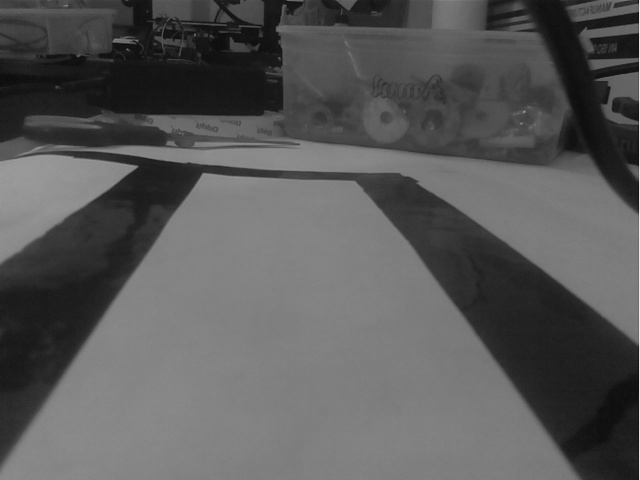
#> input picture road2.jpg, 640 x 480 px
$ jupyter execute Advance_lane_lines_detection_version_2.0.ipynb   (older library calls are emulated)
#> lines starting #> are read from the running program, lines starting #| are printed output that depends on the picture; after the words box and inside, x2 and y2 are one past the last pixel; in counts of white or black regions, pixels touching at a corner belong together; pictures that were not available may be replaced by others from this repository, and a replacement may not be noted
[cell 1]
import numpy as np
import cv2
import pandas as pd
import matplotlib.pyplot as plt

[cell 2]
def Warp(img,src,dst,inverse=False):
    img_size = (img.shape[1],img.shape[0])
    M  = cv2.getPerspectiveTransform(src,dst)
    InvM = cv2.getPerspectiveTransform(dst,src)
    if inverse:
        warped = cv2.warpPerspective(img,InvM,img_size,flags=cv2.INTER_LINEAR)
    else:
        warped = cv2.warpPerspective(img,M,img_size,flags=cv2.INTER_LINEAR)
    return warped

[cell 3]
def Binary_gradient(img):
    hls =  cv2.cvtColor(img,cv2.COLOR_BGR2HLS)
    s_channel = hls[:,:,1]
    s_thresh_min = 170
    s_thresh_max = 255
    s_binary = np.zeros_like(s_channel)
    s_binary[(s_channel >= s_thresh_min) & (s_channel <= s_thresh_max)] = 1
    return s_binary

[cell 4]
def Find_lane_pixels(binary_warped):
    # Take a histogram of the bottom half of the image
    histogram = np.sum(binary_warped[binary_warped.shape[0]//2:,:], axis=0)
    # Create an output image to draw on and visualize the result
    out_img = np.dstack((binary_warped, binary_warped, binary_warped))
    # Find the peak of the left and right halves of the histogram
    # These will be the starting point for the left and right lines
    midpoint = np.int(histogram.shape[0]//2)
    leftx_base = np.argmax(histogram[:midpoint])
    rightx_base = np.argmax(histogram[midpoint:]) + midpoint

    # HYPERPARAMETERS
    # Choose the number of sliding windows
    nwindows = 9
    # Set the width of the windows +/- margin
    margin = 100
    # Set minimum number of pixels found to recenter window
    minpix = 60

    # Set height of windows - based on nwindows above and image shape
    window_height = np.int(binary_warped.shape[0]//nwindows)
    # Identify the x and y positions of all nonzero pixels in the image
    nonzero = binary_warped.nonzero()
    nonzeroy = np.array(nonzero[0])
    nonzerox = np.array(nonzero[1])
    # Current positions to be updated later for each window in nwindows
    leftx_current = leftx_base
    rightx_current = rightx_base

    # Create empty lists to receive left and right lane pixel indices
    left_lane_inds = []
    right_lane_inds = []

    # Step through the windows one by one
    for window in range(nwindows):
        # Identify window boundaries in x and y (and right and left)
        win_y_low = binary_warped.shape[0] - (window+1)*window_height
        win_y_high = binary_warped.shape[0] - window*window_height
        win_xleft_low = leftx_current - margin
        win_xleft_high = leftx_current + margin
        win_xright_low = rightx_current - margin
        win_xright_high = rightx_current + margin

        # Draw the windows on the visualization image
        cv2.rectangle(out_img,(win_xleft_low,win_y_low),
        (win_xleft_high,win_y_high),(0,255,0), 2)
        cv2.rectangle(out_img,(win_xright_low,win_y_low),
        (win_xright_high,win_y_high),(0,255,0), 2)

        # Identify the nonzero pixels in x and y within the window #
        good_left_inds = ((nonzeroy >= win_y_low) & (nonzeroy < win_y_high) &
        (nonzerox >= win_xleft_low) &  (nonzerox < win_xleft_high)).nonzero()[0]
        good_right_inds = ((nonzeroy >= win_y_low) & (nonzeroy < win_y_high) &
        (nonzerox >= win_xright_low) &  (nonzerox < win_xright_high)).nonzero()[0]

        # Append these indices to the lists
        left_lane_inds.append(good_left_inds)
        right_lane_inds.append(good_right_inds)
        # If you found > minpix pixels, recenter next window on their mean position
        if len(good_left_inds) > minpix:
            leftx_current = np.int(np.mean(nonzerox[good_left_inds]))
        if len(good_right_inds) > minpix:
            rightx_current = np.int(np.mean(nonzerox[good_right_inds]))

    # Concatenate the arrays of indices (previously was a list of lists of pixels)
    try:
        left_lane_inds = np.concatenate(left_lane_inds)
        right_lane_inds = np.concatenate(right_lane_inds)
    except ValueError:
        # Avoids an error if the above is not implemented fully
        print("Fail to concatenate lane inds")

    # Extract left and right line pixel positions
    leftx = nonzerox[left_lane_inds]
    lefty = nonzeroy[left_lane_inds]
    rightx = nonzerox[right_lane_inds]
    righty = nonzeroy[right_lane_inds]

    return leftx, lefty, rightx, righty, out_img

[cell 5]
def fit_polynomial(binary_warped):
    x1,y1,x2,y2,_ = Find_lane_pixels(binary_warped)
    left_fit = np.polyfit(y1,x1,2)
    right_fit = np.polyfit(y2,x2,2)
    ploty = np.linspace(0,binary_warped.shape[0]-1,binary_warped.shape[0])
    try:
        left_lane = left_fit[0]*ploty**2 + left_fit[1]*ploty + left_fit[2]
        right_lane = right_fit[0]*ploty**2 + right_fit[1]*ploty + right_fit[2]
    except TypeError:
        # Avoids an error if `left` and `right_fit` are still none or incorrect
        print('The function failed to fit a line!')
        left_lane = 1*ploty**2 + 1*ploty
        right_lane = 1*ploty**2 + 1*ploty
    out_img = np.dstack((binary_warped, binary_warped, binary_warped))
    out_img[y1, x1] = [255, 0, 0]
    out_img[y2, x2] = [0, 0, 255]

  #  plt.plot(left_lane,ploty,color="orange")
   # plt.plot(right_lane,ploty,color="orange")
    poly_parameter = {"out_img":out_img,"left_fit":left_fit,"right_fit":right_fit}
    return poly_parameter

[cell 6]
def drawLine(img, para,src,dst):
    """
    Draw the lane lines on the image `img` using the poly `left_fit` and `right_fit`.
    """
    left_fit,right_fit = para["left_fit"],para["right_fit"]
    yMax = img.shape[0]
    ploty = np.linspace(0, yMax - 1, yMax)
    color_warp = np.zeros_like(img).astype(np.uint8)


    # Calculate points.
    left_fitx = left_fit[0]*ploty**2 + left_fit[1]*ploty + left_fit[2]
    right_fitx = right_fit[0]*ploty**2 + right_fit[1]*ploty + right_fit[2]

     #center of lane
    center = (yMax//2)
    left_center_x,left_center_y =int(left_fitx[center]),int(center)
    right_center_x,right_center_y =int(right_fitx[center]),int(center)

    # Recast the x and y points into usable format for cv2.fillPoly()
    pts_left = np.array([np.transpose(np.vstack([left_fitx, ploty]))])
    pts_right = np.array([np.flipud(np.transpose(np.vstack([right_fitx, ploty])))])
    pts = np.hstack((pts_left, pts_right))

    # Draw the lane onto the warped blank image
    cv2.fillPoly(color_warp, np.int_([pts]), (0,255, 0))
    cv2.polylines(color_warp, np.int_([pts_left]),False, (0,0, 255),30)
    cv2.polylines(color_warp, np.int_([pts_right]),False, (0,0,255),30)

    #center of both lane
    x_center,y_center = left_center_x + ((right_center_x - left_center_x)//2),center
    cv2.circle(color_warp,(x_center,y_center), 20, (255,255,0),-1)

    #draw lane center
    cv2.circle(color_warp,(left_center_x,left_center_y), 20, (255,0,0),-1)
    cv2.circle(color_warp,(right_center_x,right_center_y), 20, (255,0,0),-1)
    unwarp = color_warp
    #inverse warp
    newwarp = Warp(color_warp,src,dst,inverse=True)

    return (x_center,y_center),cv2.addWeighted(img, 1, newwarp, 0.7, 0),unwarp

[cell 7]
img = cv2.imread("road2.jpg")
#> img is the input picture: shape (480, 640, 3); min 11, max 237, mean 88.9
inv_img = abs(255-img)
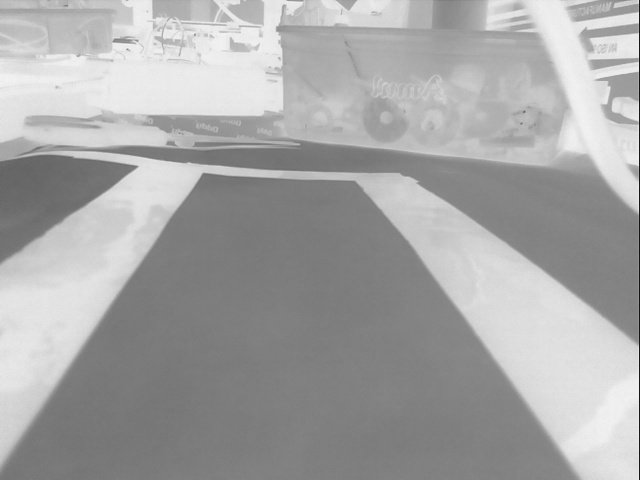
#> inv_img: shape (480, 640, 3); min 18, max 244, mean 166.1
plt.imshow(inv_img)

[cell 8]
init_ = [[450,150],[640,480],[0,480],[100,150]]
warp_ = [[640,0],[640,480],[0,480],[0,0]]
src = np.float32(init_)  #[top_right,bottom_right,bottom_left,top_left]
dst = np.float32(warp_)        #[top_right,bottom_right,bottom_left,top_left]

warped = Warp(inv_img,src,dst)
binary_warped = Binary_gradient(warped)
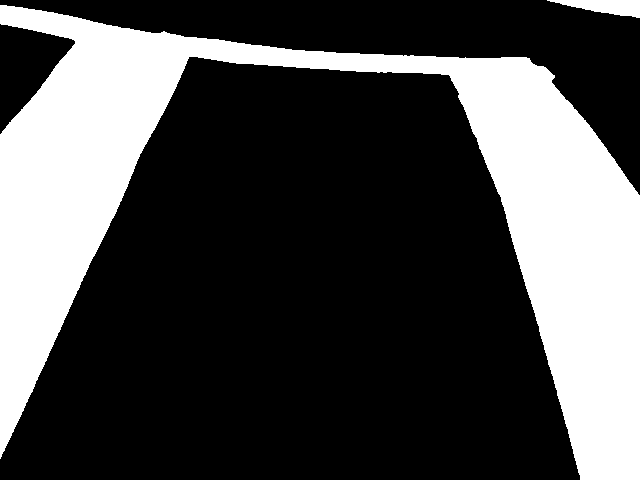
#> binary_warped: shape (480, 640); values 0 (black) and 1 (white), 29.5% white; 2 white regions, box (x1, y1, x2, y2) and area: (0, 5, 640, 480) 89606, (547, 0, 640, 18) 968
poly_para = fit_polynomial(binary_warped)
#> in Find_lane_pixels, `histogram = np.sum(binary_warped[binary_warped.shape[0]//2:,:], axis=0)`: histogram = 640 values, max 240 at index 580, min 0 at index 102, mean 52.34
#> in Find_lane_pixels, `leftx_base = np.argmax(histogram[:midpoint])`: leftx_base = 0
#> in Find_lane_pixels, `rightx_base = np.argmax(histogram[midpoint:]) + midpoint`: rightx_base = 580
#> in Find_lane_pixels, `nonzero = binary_warped.nonzero()`: nonzero = 90574 positions, rows 0 to 479, columns 0 to 639
#> in Find_lane_pixels, `leftx_current = leftx_base`: leftx_current = 0
#> in Find_lane_pixels, `rightx_current = rightx_base`: rightx_current = 580
#> the loop in Find_lane_pixels, `for window in range(nwindows):` made 9 passes
#> (win_xleft_low, win_xleft_high, win_xright_low, win_xright_high, leftx_current, rightx_current) on passes 1 to 8: (-100, 100, 480, 680, 4, 606), (-96, 104, 506, 706, 14, 598), (-86, 114, 498, 698, 26, 591), (-74, 126, 491, 691, 37, 583), (-63, 137, 483, 683, 50, 575), (-50, 150, 475, 675, 62, 563), (-38, 162, 463, 663, 77, 535), (-23, 177, 435, 635, 108, 501)
#> after the loop in Find_lane_pixels, `for window in range(nwindows):`:
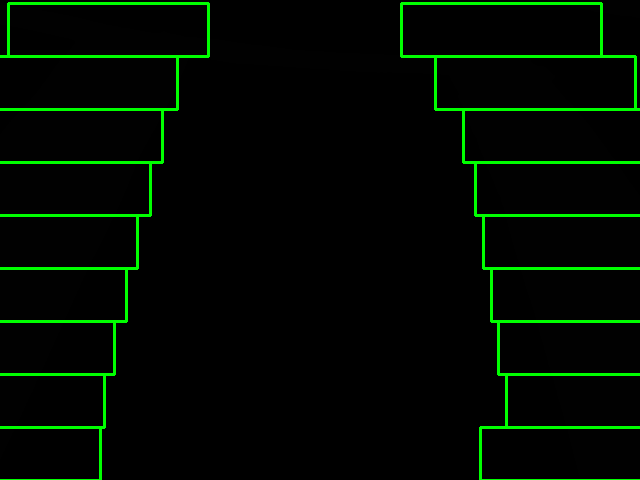
#> out_img: shape (480, 640, 3); mean of channels 0, 1, 2 0.3, 10.6, 0.3; drawn as B, G, R
#> after the loop in Find_lane_pixels, `for window in range(nwindows):`: left_lane_inds = 9 items
#> in fit_polynomial, `left_fit = np.polyfit(y1,x1,2)`: left_fit = [3.51e-05, -0.289, 120]
#> in fit_polynomial, `right_fit = np.polyfit(y2,x2,2)`: right_fit = [-0.000671, 0.604, 466.9]
#> in fit_polynomial, `left_lane = left_fit[0]*ploty**2 + left_fit[1]*ploty + left_fit[2]`: left_lane = 480 values, max 120 at index 0, min -10.59 at index 479, mean 53.35
#> in fit_polynomial, `right_lane = right_fit[0]*ploty**2 + right_fit[1]*ploty + right_fit[2]`: right_lane = 480 values, max 602.8 at index 450, min 466.9 at index 0, mean 560.2
#> poly_para = 3 items
lane_center,result,unwarp = drawLine(img,poly_para,src,dst) #pas original img
#> in drawLine, `left_fit,right_fit = para["left_fit"],para["right_fit"]`: left_fit = [3.51e-05, -0.289, 120]; right_fit = [-0.000671, 0.604, 466.9]
#> in drawLine, `left_fitx = left_fit[0]*ploty**2 + left_fit[1]*ploty + left_fit[2]`: left_fitx has the same summary as left_lane in fit_polynomial
#> in drawLine, `right_fitx = right_fit[0]*ploty**2 + right_fit[1]*ploty + right_fit[2]`: right_fitx has the same summary as right_lane in fit_polynomial
#> in drawLine, `left_center_x,left_center_y =int(left_fitx[center]),int(center)`: left_center_x = 52; left_center_y = 240
#> in drawLine, `right_center_x,right_center_y =int(right_fitx[center]),int(center)`: right_center_x = 573; right_center_y = 240
#> in drawLine, `pts_left = np.array([np.transpose(np.vstack([left_fitx, ploty]))])`: pts_left = 480 pairs, first value -10.59 to 120, second value 0 to 479
#> in drawLine, `pts_right = np.array([np.flipud(np.transpose(np.vstack([right_fitx, pl..`: pts_right = 480 pairs, first value 466.9 to 602.8, second value 0 to 479
#> in drawLine, `pts = np.hstack((pts_left, pts_right))`: pts = 960 pairs, first value -10.59 to 602.8, second value 0 to 479
#> in drawLine, `x_center,y_center = left_center_x + ((right_center_x - left_center_x)/..`: x_center = 312; y_center = 240
#> in drawLine, `cv2.circle(color_warp,(right_center_x,right_center_y), 20, (255,0,0),-1)`:
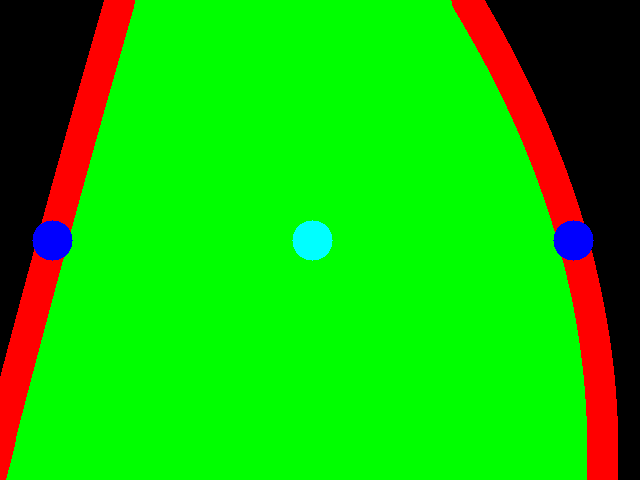
#> color_warp: shape (480, 640, 3); mean of channels 0, 1, 2 3.1, 189, 22.6; drawn as B, G, R
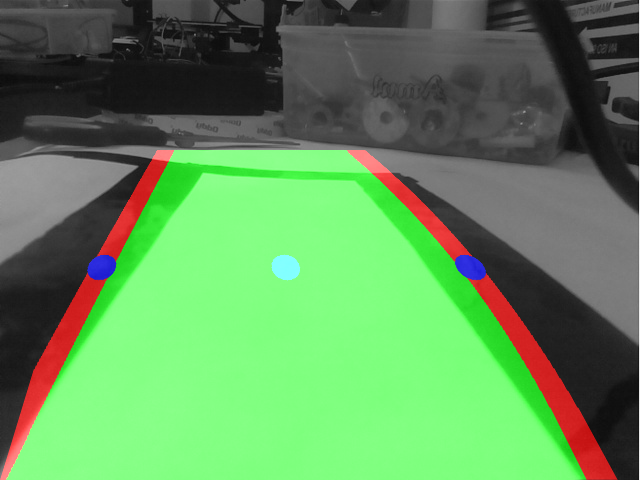
#> result: shape (480, 640, 3); mean B, G, R 89.7, 144.7, 96.7
#> lane_center = (312, 240)

cv2.line(result,tuple(init_[0]),tuple(init_[1]),(0,0,0),3,cv2.LINE_AA)  #left
cv2.line(result,tuple(init_[2]),tuple(init_[3]),(0,0,0),3,cv2.LINE_AA)  #right

plt.imshow(result)

[cell 9]
plt.imshow(unwarp)

[cell 10]
#cap = cv2.VideoCapture("CarND-Advanced-Lane-Lines-P4-master/harder_challenge_video.mp4")
cap = cv2.VideoCapture("CarND-Advanced-Lane-Lines-P4-master/project_video.mp4")
#cap = cv2.VideoCapture("CarND-Advanced-Lane-Lines-P4-master/4.mp4")

[cell 11]
init_ = [[920,190],[1500,415],[0,415],[600,190]]    #[top_right,bottom_right,bottom_left,top_left]
warp_ = [[1300,0],[1500,415],[0,415],[200,0]]       #[top_right,bottom_right,bottom_left,top_left]
src = np.float32(init_)
dst = np.float32(warp_)

while True:
    ret,frame1 = cap.read()
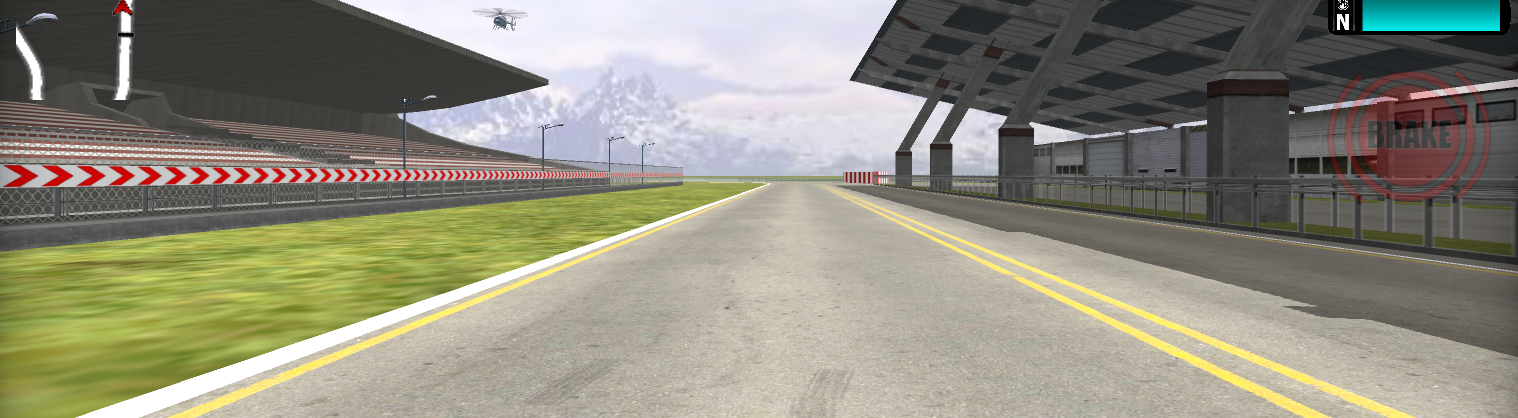
#> input picture lane.png, 1518 x 418 px, given in place of project_video.mp4, which was not available
#> frame1 is the input picture: shape (418, 1518, 3); mean B, G, R 124.2, 140, 142.3
    if ret:
        try:
            frame = frame1[280:800,:,:]
            frame = cv2.resize(frame,(1518,418))
#> frame: shape (418, 1518, 3)
            warped = Warp(frame,src,dst)
            binary_warped = Binary_gradient(warped)
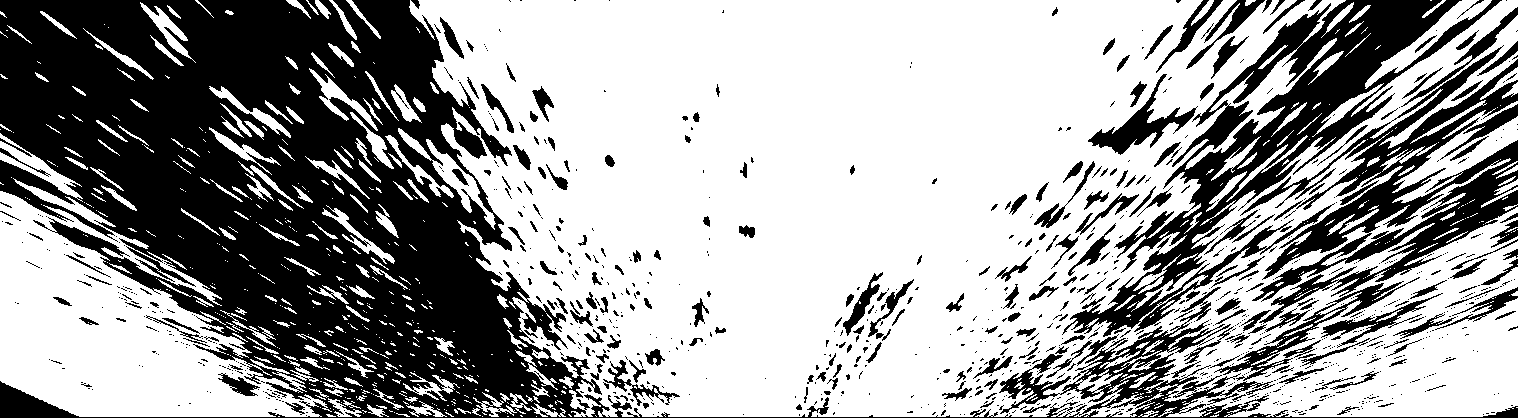
#> binary_warped: shape (418, 1518); values 0 (black) and 1 (white), 62.6% white; 1064 black regions (807 under 20 px), largest, box (x1, y1, x2, y2) and area: (0, 0, 1518, 418) 155007, (1062, 0, 1502, 337) 28691, (1240, 45, 1518, 324) 20039
            poly_para = fit_polynomial(binary_warped)
#> in Find_lane_pixels (call 2), `histogram = np.sum(binary_warped[binary_warped.shape[0]//2:,:], axis=0)`: histogram = 1518 values, max 208 at index 680, min 10 at index 460, mean 135.9
#> in Find_lane_pixels (call 2), `leftx_base = np.argmax(histogram[:midpoint])`: leftx_base = 680
#> in Find_lane_pixels (call 2), `rightx_base = np.argmax(histogram[midpoint:]) + midpoint`: rightx_base = 759
#> in Find_lane_pixels (call 2), `nonzero = binary_warped.nonzero()`: nonzero = 397253 positions, rows 0 to 416, columns 0 to 1517
#> in Find_lane_pixels (call 2), `leftx_current = leftx_base`: leftx_current = 680
#> in Find_lane_pixels (call 2), `rightx_current = rightx_base`: rightx_current = 759
#> the loop in Find_lane_pixels (call 2), `for window in range(nwindows):` made 9 passes
#> (win_xleft_low, win_xleft_high, win_xright_low, win_xright_high, leftx_current, rightx_current) on passes 1 to 8: (580, 780, 659, 859, 689, 756), (589, 789, 656, 856, 693, 755), (593, 793, 655, 855, 694, 753), (594, 794, 653, 853, 694, 752), (594, 794, 652, 852, 692, 751), (592, 792, 651, 851, 691, 750), (591, 791, 650, 850, 690, 750), (590, 790, 650, 850, 689, 749)
#> after the loop in Find_lane_pixels (call 2), `for window in range(nwindows):`:
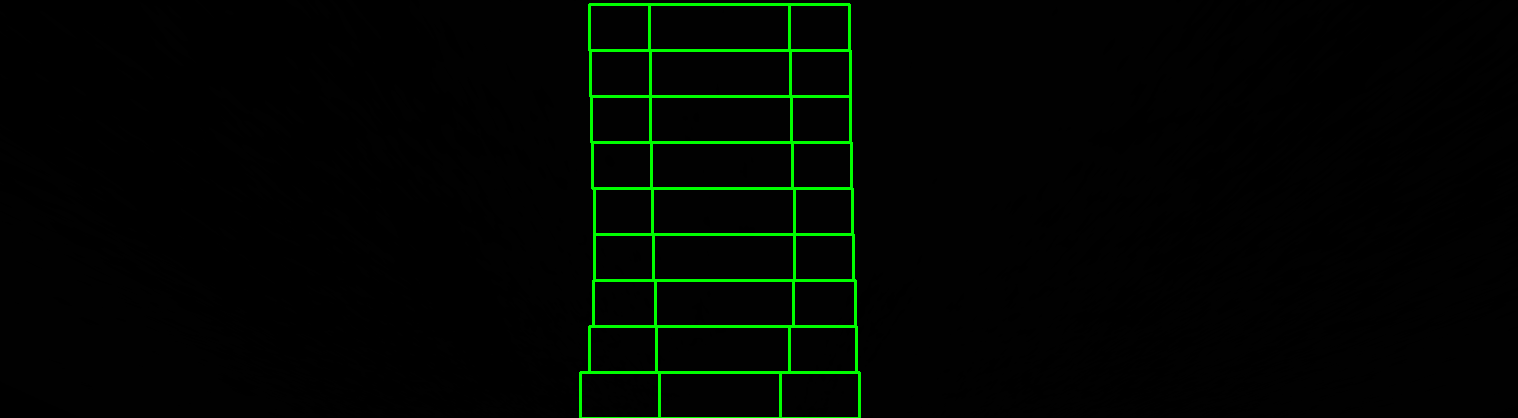
#> out_img: shape (418, 1518, 3); mean of channels 0, 1, 2 0.6, 5.5, 0.6; drawn as B, G, R
#> in fit_polynomial (call 2), `left_fit = np.polyfit(y1,x1,2)`: left_fit = [-0.000107, 0.0561, 686.3]
#> in fit_polynomial (call 2), `right_fit = np.polyfit(y2,x2,2)`: right_fit = [2.62e-05, 0.0103, 748.4]
#> in fit_polynomial (call 2), `left_lane = left_fit[0]*ploty**2 + left_fit[1]*ploty + left_fit[2]`: left_lane = 418 values, max 693.6 at index 261, min 686.3 at index 0, mean 691.8
#> in fit_polynomial (call 2), `right_lane = right_fit[0]*ploty**2 + right_fit[1]*ploty + right_fit[2]`: right_lane = 418 values from 748.4 to 757.3
#> in fit_polynomial (call 2), `out_img[y2, x2] = [0, 0, 255]`:
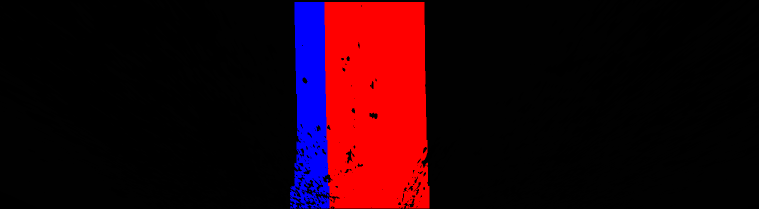
#> out_img: shape (418, 1518, 3) (shown at 1/2 size); mean of channels 0, 1, 2 9.9, 0.5, 32.9; drawn as B, G, R
            lane_center,result,unwarp = drawLine(frame,poly_para,src,dst)
#> result: shape (418, 1518, 3)
#> lane_center = (722, 209)

            cv2.line(result,tuple(init_[0]),tuple(init_[1]),(0,0,0),3,cv2.LINE_AA)  #left
            cv2.line(result,tuple(init_[2]),tuple(init_[3]),(0,0,0),3,cv2.LINE_AA)  #right
            cv2.circle(result,(frame.shape[1]//2+30,frame.shape[0]//2+30), 10, (0,0,0),-1)
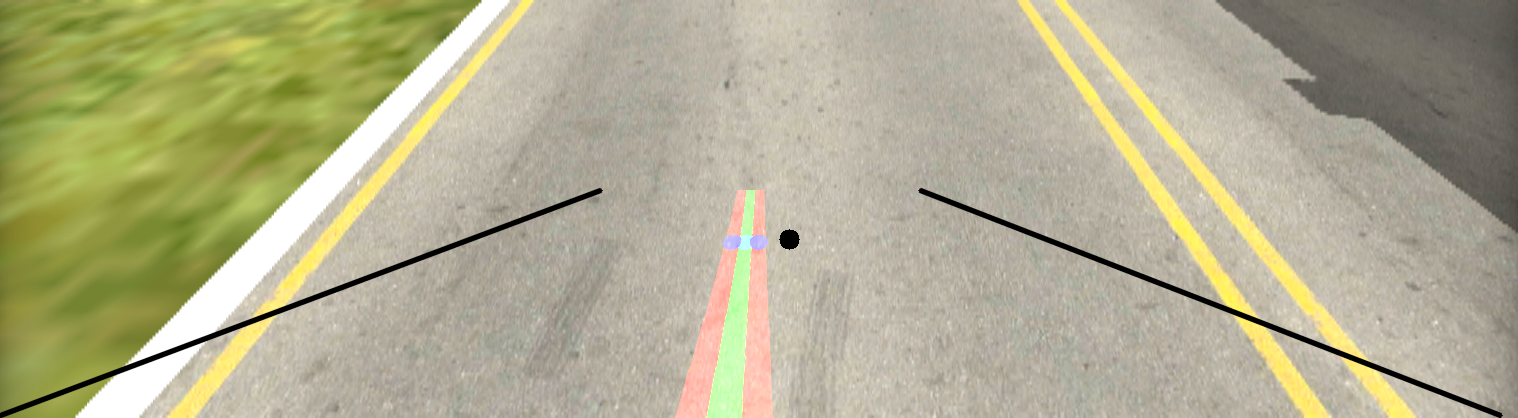
#> result: shape (418, 1518, 3); mean B, G, R 142.8, 173.6, 177.4
            cv2.imshow("unwarp",unwarp)
            cv2.imshow("warped",warped)
            cv2.imshow("result",result)
            if cv2.waitKey(1) & 0xFF == 27:
#> (key Esc is pressed here)
                 break
        except:
            cv2.imshow("result",frame)
            cv2.imshow("warped",warped)
            if cv2.waitKey(1) & 0xFF == 27:
                 break
    else:
        break
cv2.destroyAllWindows()
